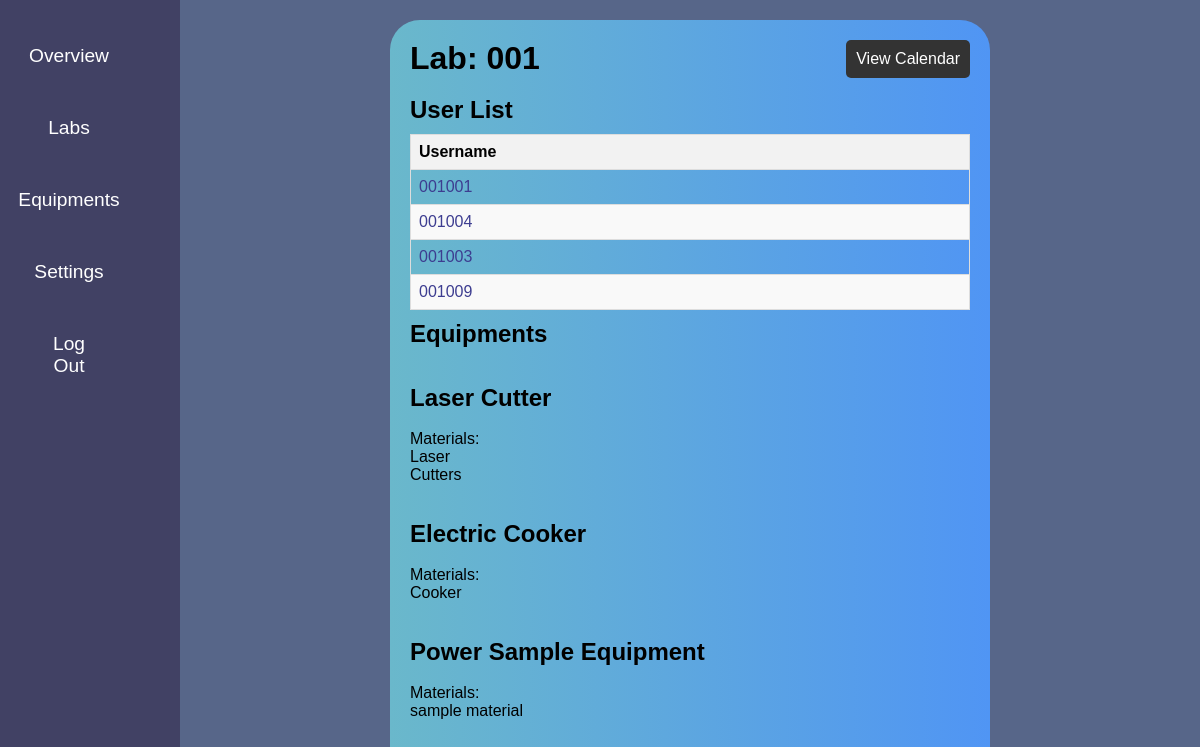
The app's page /s_lab_detail/5/ (signed in), older data.
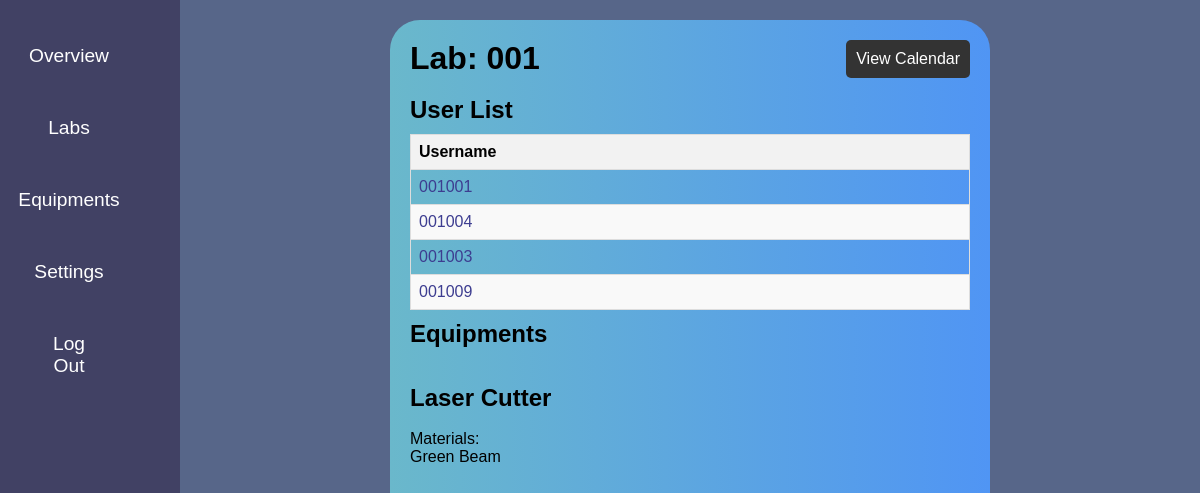
The same page, newer data.
### equ/models.py (models this page shows, shortened)
class Equipment(models.Model):
    CONDITION_CHOICES = [
        ('Excellent', 'Excellent'),
        ('Good', 'Good'),
        ('Poor', 'Poor'),
        ('Bad', 'Bad'),
    ]
    name = models.CharField(max_length=100)
    lab = models.ForeignKey('Lab', on_delete=models.CASCADE, related_name='equipments')
    condition = models.CharField(max_length=20, choices=CONDITION_CHOICES, default='Good')

class Material(models.Model):
    equipment = models.ForeignKey(Equipment, on_delete=models.CASCADE,null=True,blank=True,default=None)
    stock = models.IntegerField(null=True,blank=True)
    name = models.CharField(max_length=100)

### equ/views.py (the view)
# urls.py: path('s_lab_detail/<int:pk>/', views.s_lab_detail, name='s_lab_detail'),
@login_required
@superadmin_required
def s_lab_detail(request,pk):
    lab = get_object_or_404(Lab,pk=pk)
    users = User.objects.filter(profile__lab=lab)
    equipment = Equipment.objects.filter(lab=lab)
    equipment = equipment.prefetch_related('material_set')
    context = {'users': users, 'equipments':equipment,'lab':lab}
    return render(request, 'equ/s_lab_detail.html',context)

### equ/views.py (called while the page is built)
def superadmin_required(function):
    decorator = user_passes_test(lambda user: user.groups.filter(name='superadmin').exists())
    return decorator(function)

### equ/templates/equ/s_lab_detail.html
{% extends "equ/s_base.html" %}
{% block content %}
<div class="labs">
<div class="cln_btn">
  <h1>Lab: {{lab.name}}</h1>
  <a href="{% url 'c_list_superadmin' lab.pk %}" class="btn btn-primary">View Calendar</a></div>
<br>
<div class="members">
  <h2>User List</h2>
<table class="user-table">
  <thead>
    <tr>
      <th>Username</th>
    </tr>
  </thead>
  <tbody>
    {% for user in users %}
      <tr>
        <td><a href="{% url 's_member_detail' user.pk %}">{{ user.username }}</a></td>
      </tr>
    {% endfor %}
  </tbody>
</table>
<h2>Equipments</h2>
  <ul class="equipment_list">
    {% for equipment in equipments %}
    <br><br>
      <h2>{{ equipment.name }}</h2>
      <br>Materials:
      <ul>
      {% for material in equipment.material_set.all %}
        <li>{{ material.name }}</li>
      {% endfor %}
      </ul>
    {% endfor %}
</div>
</div>
{% endblock content %}

Row changes from the older to the newer data that the page shows:
removed Material: name "Laser", shown under "Laser Cutter"
removed Material: name "Cutters", shown under "Laser Cutter"
removed Equipment: name "Electric Cooker"
removed Material: name "Cooker", shown under "Electric Cooker"
removed Equipment: name "Power Sample Equipment"
removed Material: name "sample material", shown under "Power Sample Equipment"
added Material: name "Green Beam", shown under "Laser Cutter"
